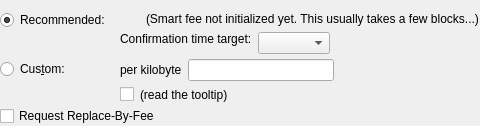
                                            <widget class="QFrame" name="frameFeeSelection">
                                                <layout class="QVBoxLayout" name="verticalLayoutFee12">
                                                    <property name="spacing">
                                                        <number>0</number>
                                                    </property>
                                                    <property name="leftMargin">
                                                        <number>0</number>
                                                    </property>
                                                    <property name="topMargin">
                                                        <number>0</number>
                                                    </property>
                                                    <property name="rightMargin">
                                                        <number>0</number>
                                                    </property>
                                                    <property name="bottomMargin">
                                                        <number>0</number>
                                                    </property>
                                                    <item>
                                                        <layout class="QGridLayout" name="gridLayoutFee">
                                                            <property name="topMargin">
                                                                <number>10</number>
                                                            </property>
                                                            <property name="bottomMargin">
                                                                <number>4</number>
                                                            </property>
                                                            <property name="horizontalSpacing">
                                                                <number>10</number>
                                                            </property>
                                                            <property name="verticalSpacing">
                                                                <number>4</number>
                                                            </property>
                                                            <item row="1" column="1">
                                                                <layout class="QVBoxLayout" name="verticalLayoutFee8">
                                                                    <property name="spacing">
                                                                        <number>6</number>
                                                                    </property>
                                                                    <item>
                                                                        <layout class="QHBoxLayout" name="horizontalLayoutFee13">
                                                                            <item>
                                                                                <widget class="QLabel" name="labelCustomPerKilobyte">
                                                                                    <property name="toolTip">
                                                                                        <string>If the custom fee is set to 1000 satoshis and the transaction is only 250 bytes, then &quot;per kilobyte&quot; only pays 250 satoshis in fee, while &quot;total at least&quot; pays 1000 satoshis. For transactions bigger than a kilobyte both pay by kilobyte.</string>
                                                                                    </property>
                                                                                    <property name="text">
                                                                                        <string>per kilobyte</string>
                                                                                    </property>
                                                                                </widget>
                                                                            </item>
                                                                            <item>
                                                                                <widget class="MemeiumAmountField" name="customFee"/>
                                                                            </item>
                                                                            <item>
                                                                                <spacer name="horizontalSpacer_6">
                                                                                    <property name="orientation">
                                                                                        <enum>Qt::Horizontal</enum>
                                                                                    </property>
                                                                                    <property name="sizeHint" stdset="0">
                                                                                        <size>
                                                                                            <width>1</width>
                                                                                            <height>1</height>
                                                                                        </size>
                                                                                    </property>
                                                                                </spacer>
                                                                            </item>
                                                                        </layout>
                                                                    </item>
                                                                    <item>
                                                                        <layout class="QHBoxLayout" name="horizontalLayoutFee8">
                                                                            <item>
                                                                                <widget class="QCheckBox" name="checkBoxMinimumFee">
                                                                                    <property name="toolTip">
                                                                                        <string>Paying only the minimum fee is just fine as long as there is less transaction volume than space in the blocks. But be aware that this can end up in a never confirming transaction once there is more demand for memeium transactions than the network can process.</string>
                                                                                    </property>
                                                                                    <property name="text">
                                                                                        <string/>
                                                                                    </property>
                                                                                </widget>
                                                                            </item>
                                                                            <item>
                                                                                <widget class="QLabel" name="labelMinFeeWarning">
                                                                                    <property name="enabled">
                                                                                        <bool>true</bool>
                                                                                    </property>
                                                                                    <property name="toolTip">
                                                                                        <string>Paying only the minimum fee is just fine as long as there is less transaction volume than space in the blocks. But be aware that this can end up in a never confirming transaction once there is more demand for memeium transactions than the network can process.</string>
                                                                                    </property>
                                                                                    <property name="text">
                                                                                        <string>(read the tooltip)</string>
                                                                                    </property>
                                                                                    <property name="margin">
                                                                                        <number>5</number>
                                                                                    </property>
                                                                                </widget>
                                                                            </item>
                                                                            <item>
                                                                                <spacer name="horizontalSpacer_7">
                                                                                    <property name="orientation">
                                                                                        <enum>Qt::Horizontal</enum>
                                                                                    </property>
                                                                                    <property name="sizeHint" stdset="0">
                                                                                        <size>
                                                                                            <width>1</width>
                                                                                            <height>1</height>
                                                                                        </size>
                                                                                    </property>
                                                                                </spacer>
                                                                            </item>
                                                                        </layout>
                                                                    </item>
                                                                </layout>
                                                            </item>
                                                            <item row="0" column="0">
                                                                <layout class="QVBoxLayout" name="verticalLayoutFee4" stretch="0,1">
                                                                    <item>
                                                                        <widget class="QRadioButton" name="radioSmartFee">
                                                                            <property name="text">
                                                                                <string>Recommended:</string>
                                                                            </property>
                                                                            <property name="checked">
                                                                                <bool>true</bool>
                                                                            </property>
                                                                            <attribute name="buttonGroup">
                                                                                <string notr="true">groupFee</string>
                                                                            </attribute>
                                                                        </widget>
                                                                    </item>
                                                                    <item>
                                                                        <spacer name="verticalSpacer_4">
                                                                            <property name="orientation">
                                                                                <enum>Qt::Vertical</enum>
                                                                            </property>
                                                                            <property name="sizeHint" stdset="0">
                                                                                <size>
                                                                                    <width>1</width>
                                                                                    <height>1</height>
                                                                                </size>
                                                                            </property>
                                                                        </spacer>
                                                                    </item>
                                                                </layout>
                                                            </item>
                                                            <item row="1" column="0">
                                                                <layout class="QVBoxLayout" name="verticalLayoutFee9" stretch="0,1">
                                                                    <item>
                                                                        <widget class="QRadioButton" name="radioCustomFee">
                                                                            <property name="text">
                                                                                <string>Cus&amp;tom:</string>
                                                                            </property>
                                                                            <attribute name="buttonGroup">
                                                                                <string notr="true">groupFee</string>
                                                                            </attribute>
                                                                        </widget>
                                                                    </item>
                                                                    <item>
                                                                        <spacer name="verticalSpacer_6">
                                                                            <property name="orientation">
                                                                                <enum>Qt::Vertical</enum>
                                                                            </property>
                                                                            <property name="sizeHint" stdset="0">
                                                                                <size>
                                                                                    <width>1</width>
                                                                                    <height>1</height>
                                                                                </size>
                                                                            </property>
                                                                        </spacer>
                                                                    </item>
                                                                </layout>
                                                            </item>
                                                            <item row="0" column="1">
                                                                <layout class="QVBoxLayout" name="verticalLayoutFee3" stretch="0,0,1">
                                                                    <property name="spacing">
                                                                        <number>6</number>
                                                                    </property>
                                                                    <property name="topMargin">
                                                                        <number>2</number>
                                                                    </property>
                                                                    <item>
                                                                        <layout class="QHBoxLayout" name="horizontalLayoutFee12">
                                                                            <item>
                                                                                <widget class="QLabel" name="labelSmartFee">
                                                                                    <property name="text">
                                                                                        <string/>
                                                                                    </property>
                                                                                    <property name="margin">
                                                                                        <number>2</number>
                                                                                    </property>
                                                                                </widget>
                                                                            </item>
                                                                            <item>
                                                                                <widget class="QLabel" name="labelFeeEstimation">
                                                                                    <property name="text">
                                                                                        <string/>
                                                                                    </property>
                                                                                </widget>
                                                                            </item>
                                                                            <item>
                                                                                <widget class="QLabel" name="labelSmartFee2">
                                                                                    <property name="text">
                                                                                        <string>(Smart fee not initialized yet. This usually takes a few blocks...)</string>
                                                                                    </property>
                                                                                    <property name="margin">
                                                                                        <number>2</number>
                                                                                    </property>
                                                                                </widget>
                                                                            </item>
                                                                            <item>
                                                                                <spacer name="horizontalSpacer_8">
                                                                                    <property name="orientation">
                                                                                        <enum>Qt::Horizontal</enum>
                                                                                    </property>
                                                                                    <property name="sizeHint" stdset="0">
                                                                                        <size>
                                                                                            <width>1</width>
                                                                                            <height>1</height>
                                                                                        </size>
                                                                                    </property>
                                                                                </spacer>
                                                                            </item>
                                                                        </layout>
                                                                    </item>
                                                                    <item>
                                                                        <layout class="QHBoxLayout" name="horizontalLayoutFee9">
                                                                            <item>
                                                                                <layout class="QVBoxLayout" name="verticalLayoutFee6">
                                                                                    <item>
                                                                                        <widget class="QLabel" name="labelSmartFee3">
                                                                                            <property name="text">
                                                                                                <string>Confirmation time target:</string>
                                                                                            </property>
                                                                                            <property name="margin">
                                                                                                <number>2</number>
                                                                                            </property>
                                                                                        </widget>
                                                                                    </item>
                                                                                    <item>
                                                                                        <spacer name="verticalSpacer_7">
                                                                                            <property name="orientation">
                                                                                                <enum>Qt::Vertical</enum>
                                                                                            </property>
                                                                                            <property name="sizeHint" stdset="0">
                                                                                                <size>
                                                                                                    <width>1</width>
                                                                                                    <height>1</height>
                                                                                                </size>
                                                                                            </property>
                                                                                        </spacer>
                                                                                    </item>
                                                                                </layout>
                                                                            </item>
                                                                            <item>
                                                                                <layout class="QVBoxLayout" name="verticalLayoutFee5">
                                                                                    <property name="rightMargin">
                                                                                        <number>30</number>
                                                                                    </property>
                                                                                    <item>
                                                                                        <layout class="QHBoxLayout" name="horizontalLayoutConfTarget">
                                                                                            <property name="bottomMargin">
                                                                                                <number>0</number>
                                                                                            </property>
                                                                                            <item>
                                                                                                <widget class="QComboBox" name="confTargetSelector"/>
                                                                                            </item>
                                                                                            <item>
                                                                                                <spacer name="horizontalSpacerConfTarget">
                                                                                                    <property name="orientation">
                                                                                                        <enum>Qt::Horizontal</enum>
                                                                                                    </property>
                                                                                                    <property name="sizeHint" stdset="0">
                                                                                                        <size>
                                                                                                            <width>40</width>
                                                                                                            <height>20</height>
                                                                                                        </size>
                                                                                                    </property>
                                                                                                </spacer>
                                                                                            </item>
                                                                                        </layout>
                                                                                    </item>
                                                                                </layout>
                                                                            </item>
                                                                        </layout>
                                                                    </item>
                                                                    <item>
                                                                        <spacer name="verticalSpacer_8">
                                                                            <property name="orientation">
                                                                                <enum>Qt::Vertical</enum>
                                                                            </property>
                                                                            <property name="sizeHint" stdset="0">
                                                                                <size>
                                                                                    <width>1</width>
                                                                                    <height>1</height>
                                                                                </size>
                                                                            </property>
                                                                        </spacer>
                                                                    </item>
                                                                </layout>
                                                            </item>
                                                        </layout>
                                                    </item>
                                                    <item>
                                                        <widget class="QCheckBox" name="optInRBF">
                                                            <property name="toolTip">
                                                                <string>Indicates that the sender may wish to replace this transaction with a new one paying higher fees (prior to being confirmed).</string>
                                                            </property>
                                                            <property name="text">
                                                                <string>Request Replace-By-Fee</string>
                                                            </property>
                                                        </widget>
                                                    </item>
                                                </layout>
                                            </widget>
